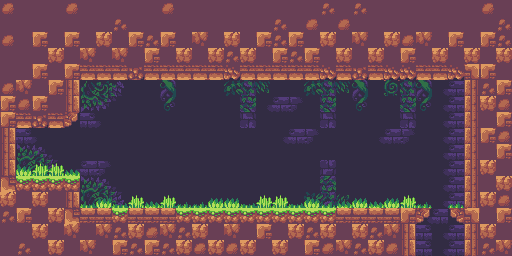

Rendered tile map (Tiled .tmx) drawn with the repository's tilesets; below, a short description and the map source with its tile grids summarised:
An orthogonal 32x16 tile map with 16x16 px tiles, 5 tile layers (Background_1, Background_2, Background_3, Collisions_1, ...), 2 tilesets and 2 objects (Exit, Ladder).

<map version="1.10" tiledversion="1.11.2" orientation="orthogonal" renderorder="right-down" compressionlevel="0" width="32" height="16" tilewidth="16" tileheight="16" infinite="0" backgroundcolor="#37494e" nextlayerid="8" nextobjectid="3">
 <tileset firstgid="1" name="SunnyLand_by_Ansimuz" tilewidth="16" tileheight="16" tilecount="483" columns="23" objectalignment="topleft">
  <image source="atlas/SunnyLand_by_Ansimuz-extended.png" width="368" height="336" />
 </tileset>
 <tileset firstgid="484" name="Collisions" tilewidth="16" tileheight="16" tilecount="2" columns="2" objectalignment="topleft">
  <image source="Collisions.intgrid.png" width="32" height="16" />
 </tileset>
 <layer id="1" name="Background_1" width="32" height="16">
  <data>[512 cells, 215 non-empty, 7 distinct tile ids]</data>
 </layer>
 <layer id="2" name="Background_2" width="32" height="16">
  <data>[512 cells, 69 non-empty, 17 distinct tile ids]</data>
 </layer>
 <layer id="3" name="Background_3" width="32" height="16">
  <data>[512 cells, 7 non-empty, 4 distinct tile ids]</data>
 </layer>
 <layer id="5" name="Collisions_1" width="32" height="16">
  <data>[512 cells, 328 non-empty, 16 distinct tile ids]</data>
 </layer>
 <layer id="6" name="Collisions_2" width="32" height="16">
  <data>[512 cells, 14 non-empty, 2 distinct tile ids]</data>
 </layer>
 <objectgroup id="7" name="Entities">
  <object id="1" name="Exit" type="Exit" x="16" y="128" width="16" height="16">
   <properties>
    <property name="__anchorX" type="int" value="16" />
    <property name="__anchorY" type="int" value="128" />
    <property name="__cx" type="int" value="1" />
    <property name="__cy" type="int" value="8" />
   </properties>
  </object>
  <object id="2" name="Ladder" type="Ladder" x="432" y="208" width="16" height="16">
   <properties>
    <property name="__anchorX" type="int" value="432" />
    <property name="__anchorY" type="int" value="208" />
    <property name="__cx" type="int" value="27" />
    <property name="__cy" type="int" value="13" />
   </properties>
  </object>
 </objectgroup>
</map>
